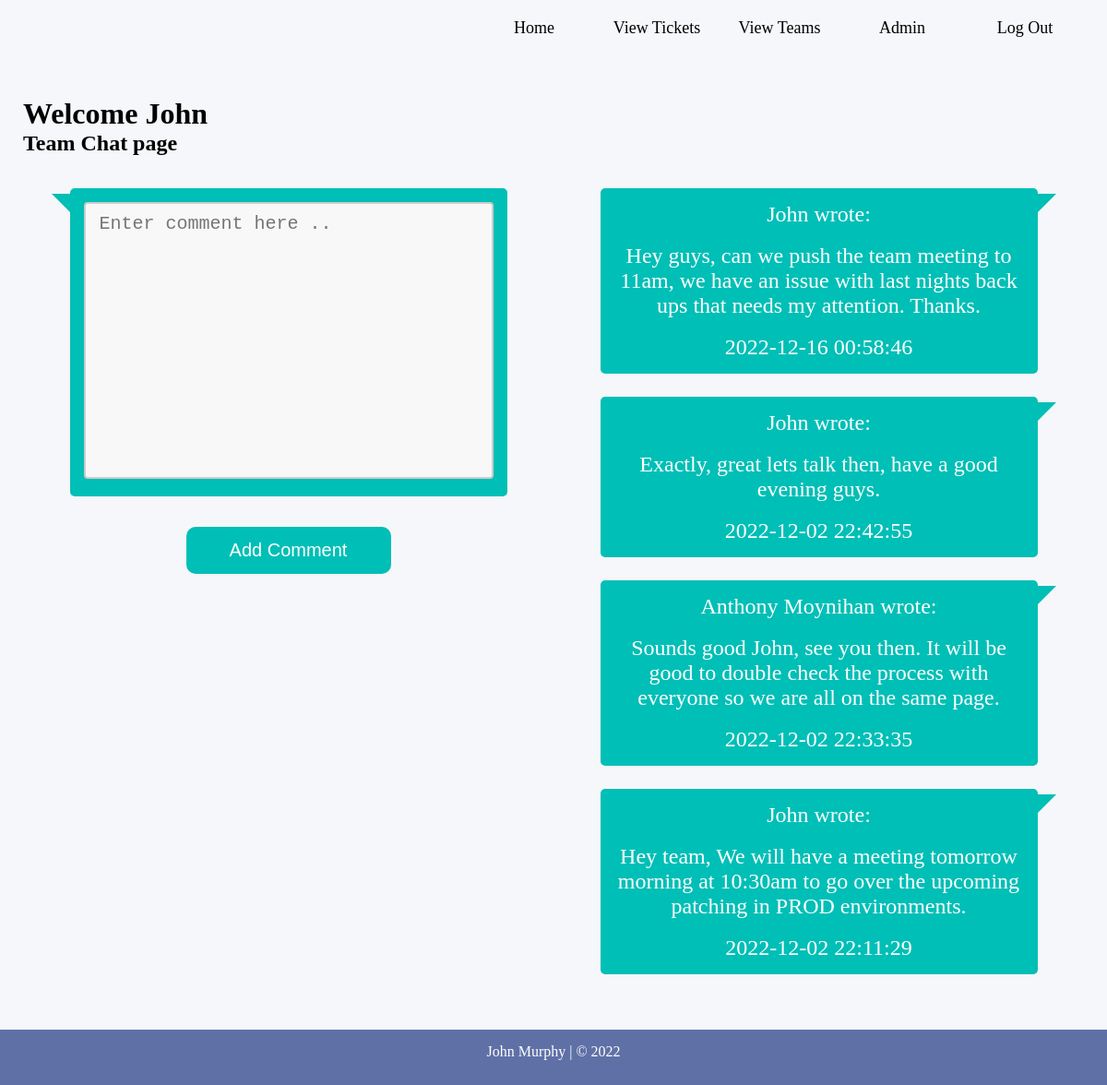
The app's page /teamchat (signed in) with its own data.
### TicketDB.py (models this page shows, shortened)
class User(db.Model):
    __tablename__ = "usertable"
    user_id = db.Column(db.Integer, primary_key=True, unique=True, autoincrement=True)
    username = db.Column(db.String(50))
    name = db.Column(db.String(50))
    email = db.Column(db.String(50), unique=True)
    jobTitle = db.Column(db.String(60))
    password = db.Column(db.String(12))
    dateCreated = db.Column(db.DATETIME, default=func.now())
    tasksComplete = db.Column(db.Integer)
    team_id = db.Column(db.Integer, db.ForeignKey(Team.team_id))
    team_user = db.relationship("Team", backref='User')

class TeamChat(db.Model):
    __tablename__ = "teamchattable"
    teamcomment_id = db.Column(db.Integer, primary_key=True, unique=True, autoincrement=True)
    user_id = db.Column(db.Integer, db.ForeignKey(User.user_id))
    teamcommuserrel = db.relationship("User", backref='TeamChat')
    team_id = db.Column(db.Integer, db.ForeignKey(Team.team_id))
    team_teamcomment = db.relationship("Team", backref='TeamChat')
    timecreated = db.Column(db.String(50), default=func.now(), index=True)
    comment = db.Column(db.String(240))

### main.py (the view, shortened to what this page needs)
@app.route('/teamchat', methods=['GET', 'POST'])
def teamChat():
    user = session["user"]
    loggedteam = User.query.with_entities(User.team_id).filter(User.user_id == user).all()
    loggedteam = str(loggedteam)
    loggedteam = loggedteam.strip("[ ] , ( )")
    username = User.query.with_entities(User.name).filter(User.user_id == user).all()
    username = str(username)
    username = username.strip("[ ] , ( ) '")
    teamComments = TeamChat.query.with_entities(TeamChat.teamcomment_id, TeamChat.comment, TeamChat.user_id,
                                                TeamChat.timecreated, User.name, User.team_id).join(User, TeamChat.
                                                user_id == User.user_id).filter(TeamChat.team_id == loggedteam).\
                                                order_by(desc(TeamChat.timecreated)).all()
    if request.method == 'GET':
        return render_template('teamChat.html', teamComments=teamComments, username=username)

### templates/teamChat.html (shortened to what this page needs)
<!DOCTYPE html>
<html lang="en">
<head>
	<link rel="stylesheet" href="{{ url_for('static', filename='css/ttStyle.css') }}">
</head>
<body>
<div id="wrapper">
	<header id="head-home">
		<ul class="nav-links">
			<li id="header-links" class="link-buttons"><a href="/">Home</a></li>
				<li id="header-links" class="link-buttons"><a href="/opentickets">View Tickets</a></li>
				<li id="header-links" class="link-buttons"><a href="/teams">View Teams</a></li>
				<li id="header-links" class="link-buttons"><a href="/admin_data">Admin</a></li>
			<li id="header-links"class="link-buttons"><a href="/logout">Log Out</a></li>
		</ul>
	</header>
	<div id="chat_outer">
	<h1>Welcome {{ username }}</h1>
		<h2>Team Chat page</h2>
	<div id = "teamchat_leftouter">
		<form id="comment-form" action='' method = "POST">
		<div id="entercomment_bubble">
    		<textarea name = "comment" id="enter_comment_box" placeholder="Enter comment here .." required></textarea>
		</div>
		<input type = "submit" value = "Add Comment" id="comment_button">
		</form>
	</div>
	<div id = "teamchat_rightouter">
    	{% for comment in teamComments %}
		<div id="comment_bubble">
    		<p>{{ comment.name }} wrote: </p><br>
    		<p>{{ comment.comment }}</p>
			<br>
			<p>{{ comment.timecreated }}</p>
		</div>
		{% endfor %}
	</div>
</div>
</div>
<footer>
	<p>John Murphy | &copy; 2022</p>
</footer>
</body>
</html>

### static/css/ttStyle.css (style rules this page uses)
* { margin:0; }
html, body { height: 100%; }
#wrapper { float:left; width: 100%; min-height: 100vh; padding-bottom: 60px; background:#f6f7fa; box-sizing: border-box; }
#head-home { float: left; width:100%; height:80px; padding-bottom: 20px; box-sizing: border-box; }
ul.nav-links { float: right; height: 60px; margin-top: 12.5px; margin-right: 10px; }
li.link-buttons { float:left; line-height: 35px; width:100px; margin-right: 25px; list-style-type: none; text-align: center; font-size: 18px; border-radius:12px; border-right-width: 4px; border-left-width: 4px; border-right-style: solid; border-left-style: solid; color: #f6f7fa; border-color: #f6f7fa; font-family: PTSans; }
li#header-links { color: #000; }
#header-links a { text-decoration: none; color: #000 }
footer { float: left; width:100%; height:60px; font-family: PTSans; background: #5f70a6; text-align: center; color: #fff; margin-top: -60px; padding-top: 15px; box-sizing: border-box; }
#comment_bubble p { font-size: 24px; }
#chat_outer { float: left; width: 100%; height:100%; padding: 25px; box-sizing: border-box; }
#teamchat_leftouter { float: left; width: 50%; padding: 10px; text-align: center; box-sizing: border-box; }
#enter_comment_box { width: 100%; height: 300px; background-color: #f8f8f8; padding: 10px 15px; border: 2px solid #ccc; border-radius: 4px; resize: none; box-sizing: border-box; font-size: 20px; }
#entercomment_bubble { width: 80%; margin: 25px auto; border-radius: 5px; background: #00bfb6; padding: 15px; text-align: center; color: #fff; position:relative; }
#entercomment_bubble:before { content: ""; width: 0px; height: 0px; position: absolute; border-right: 10px solid #00bfb6; border-left: 10px solid transparent; border-top: 10px solid #00bfb6; border-bottom: 10px solid transparent; left: -20px; top: 6px; }
#teamchat_rightouter { float: left; width: 50%; padding: 10px; box-sizing: border-box; }
#comment_bubble { width: 80%; margin: 25px auto; background: #00bfb6; border-radius: 5px; padding: 15px; text-align: center; color: #fff; position:relative; }
#comment_bubble:before { content: ""; width: 0px; height: 0px; position: absolute; border-left: 10px solid #00bfb6; border-right: 10px solid transparent; border-top: 10px solid #00bfb6; border-bottom: 10px solid transparent; right: -20px; top: 6px; }
#comment_button { width: 40%; font-size: 20px; color: #ffffff; padding: 14px 20px; background-color: #00bfb6; margin: 8px 0; border: none; border-radius: 10px; cursor: pointer; }

### records on screen
User: name "John"
TeamChat: name "John", comment "Hey guys, can we push the team meeting to 11am, we have an issue with last nights back ups that needs my attention. Thanks.", timecreated "2022-12-16 00:58:46"
TeamChat: name "John", comment "Exactly, great lets talk then, have a good evening guys.", timecreated "2022-12-02 22:42:55"
TeamChat: name "Anthony Moynihan", comment "Sounds good John, see you then. It will be good to double check the process with everyone so we are all on the same page.", timecreated "2022-12-02 22:33:35"
TeamChat: name "John", comment "Hey team, We will have a meeting tomorrow morning at 10:30am to go over the upcoming patching in PROD environments.", timecreated "2022-12-02 22:11:29"
